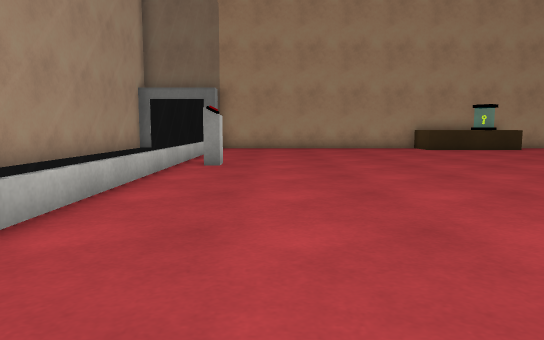
view 1 (above)

12 first-person views from a walk through a 3-D level made in the Unity game engine. The camera is 0.45 m above the floor, tilts 6° down and sees 70° across. The floor is counted in squares, 0.5 m on a side. Each view is taken from the middle of a square. On the plan, view 1 faces up. The plan holds only what a view shows up to about 13 squares ahead; the rest is blank. The player character is not drawn. Surface patterns are stand-ins for the level's own textures.

view 2
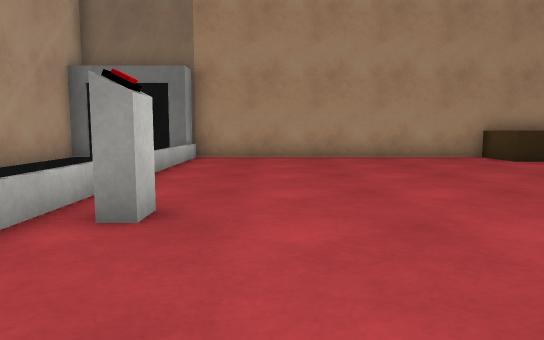

view 3
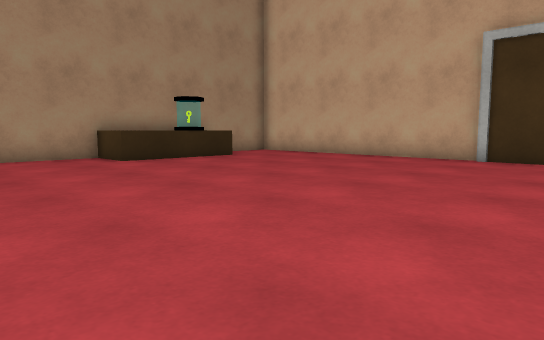

view 4
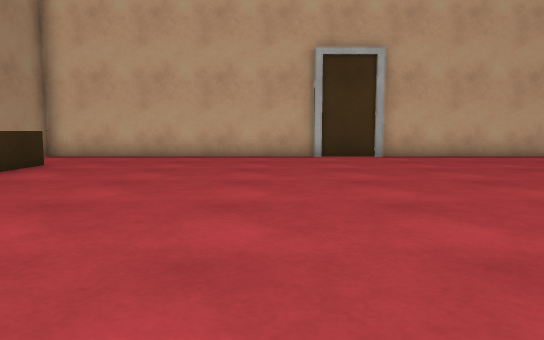

view 5
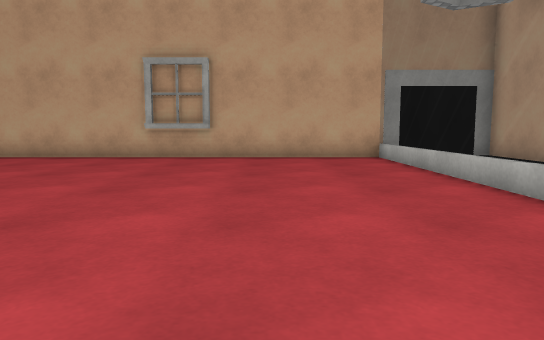

view 6
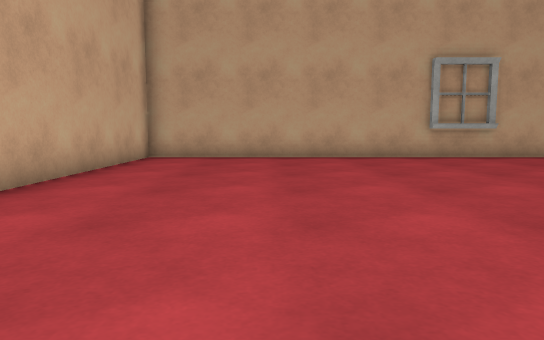

view 7
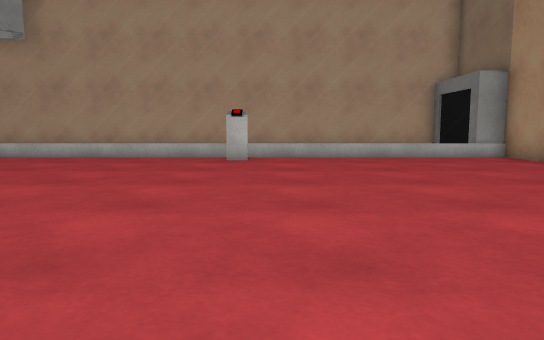

view 8
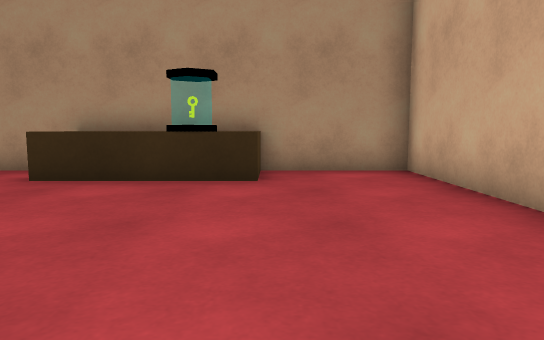

view 9
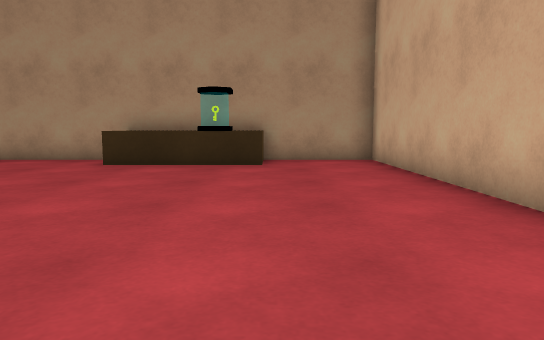

view 10
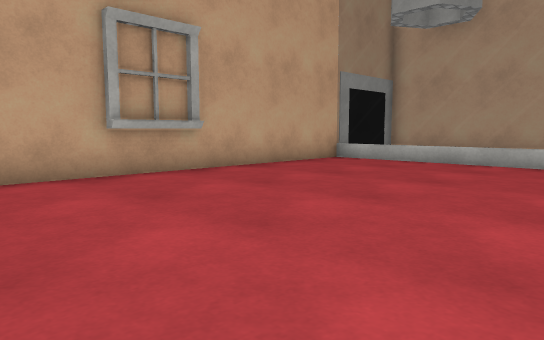

view 11
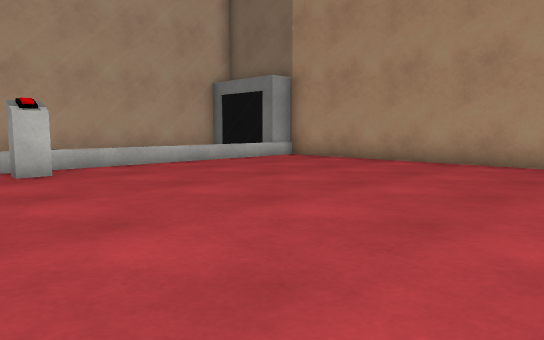

view 12
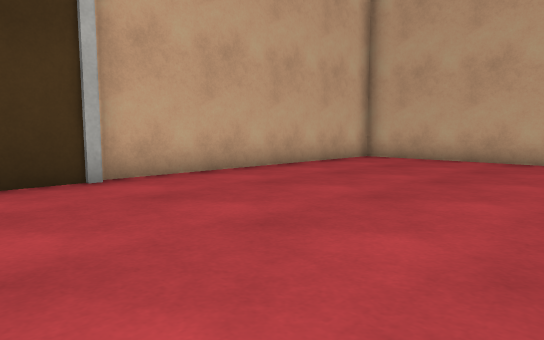

### Floor plan
Points are (right, up) in squares from view 1. A wall is a line through its corners. A room is listed if a view was taken in it or the views show most of it. See-through windows are left out.
Room 1 (views 1, 2, 3, 4, 5, 6, 7, 8, 9, 10, 11, 12)
walls: (13.8, 7.4) (13.8, 9.6); (14, 9.5) (14, 18.5) (-2.4, 18.5) (-2.4, -1.5); (2.9, -1.1) (5, -1.1); (10.8, 16.7) (6.8, 16.7) (6.8, 18.5); (-3, -1.5) (14, -1.5) (14, 7.4)
objects: other object (-2, 10); other object (-1, 10)

Where each view was taken, in squares from view 1:
view 1: 0 up, 0 right, facing up
view 2: 6 up, 0 right, facing up
view 3: 6 up, 2 right, facing up-right
view 4: 11 up, 1 right, facing right
view 5: 11 up, 1 right, facing down
view 6: 11 up, 10 right, facing down
view 7: 11 up, 10 right, facing left
view 8: 10 up, 11 right, facing up
view 9: 7 up, 11 right, facing up
view 10: 6 up, 8 right, facing down-left
view 11: 8 up, 7 right, facing up-left
view 12: 10 up, 7 right, facing down-right
